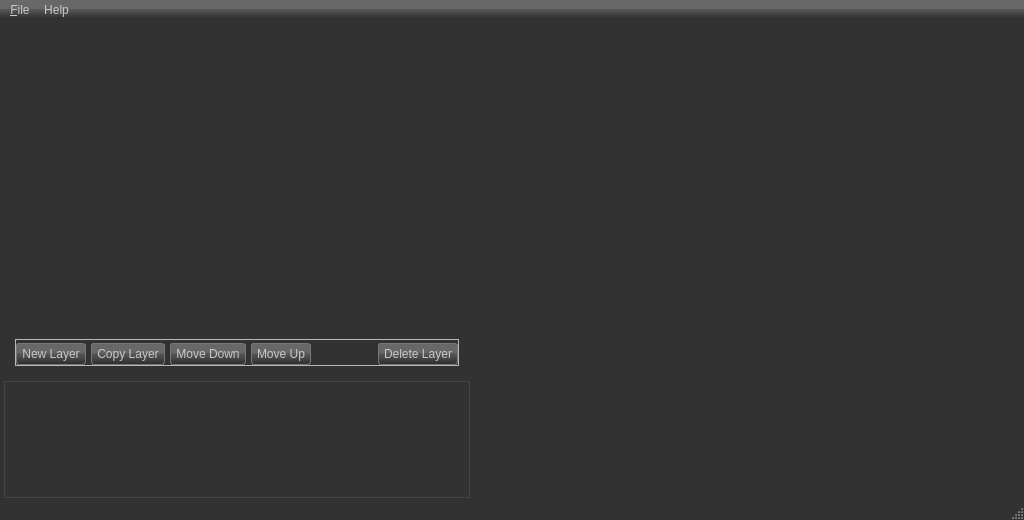
<?xml version="1.0" encoding="UTF-8"?>
<ui version="4.0">
 <author>Alex Peterson</author>
 <class>MainWindow</class>
 <widget class="QMainWindow" name="MainWindow">
  <property name="geometry">
   <rect>
    <x>0</x>
    <y>0</y>
    <width>1024</width>
    <height>520</height>
   </rect>
  </property>
  <property name="windowTitle">
   <string>Spacescape - untitled.xml*</string>
  </property>
  <property name="windowIcon">
   <iconset resource="Spacescape.qrc">
    <normaloff>:/spacescape/images/spacescape-logo.ico</normaloff>:/spacescape/images/spacescape-logo.ico</iconset>
  </property>
  <property name="styleSheet">
   <string notr="true">QMainWindow, QMenuBar, #centralWidget,  #centralWidget QSplitter::handle, QMenuBar QMenu, QMenuBar QMenu::item, QStatusBar {
color: rgb(200, 200, 200);
background-color: rgb(50, 50, 50);
}

QMenuBar {
background-color: qlineargradient(spread:pad, x1:0, y1:0, x2:0, y2:1, stop:0 rgba(104, 104, 104, 255), stop:0.464503 rgba(104, 104, 104, 255), stop:0.46856 rgba(90, 90, 90, 255), stop:1 rgba(45, 45, 45, 255));
}
QMenuBar::item {
background-color: qlineargradient(spread:pad, x1:0, y1:0, x2:0, y2:1, stop:0 rgba(104, 104, 104, 255), stop:0.464503 rgba(104, 104, 104, 255), stop:0.46856 rgba(90, 90, 90, 255), stop:1 rgba(45, 45, 45, 255));
}
QMenuBar::item:hover, QMenuBar::item:selected {
background-color: qlineargradient(spread:pad, x1:0, y1:0, x2:0, y2:1, stop:0 rgba(124, 124, 124, 255), stop:0.464503 rgba(124, 124, 124, 255), stop:0.46856 rgba(110, 110, 110, 255), stop:1 rgba(65, 65, 65, 255));
border:1px solid #777;
border-radius:2px;
}

QMenu::item {
padding:3px 15px;
border:1px solid #333;
border-radius:2px;
margin:0;
}
QMenu::item:hover,  QMenu::item:selected {
background-color: qlineargradient(spread:pad, x1:0, y1:0, x2:0, y2:1, stop:0 rgba(74,74, 74, 255), stop:0.464503 rgba(74,74,74, 255), stop:0.46856 rgba(60, 60,60, 255), stop:1 rgba(50, 50, 50, 255));
border:1px solid #555;
}

QMenu::separator {
background:#444;
height:2px;
margin:3px 0;
}
QMenu, #menu_File, #menu_Help {
padding:3px;
border:1px solid #333;
border-radius:2px;
margin:-1px;
}

#frame QPushButton {
background-color: qlineargradient(spread:pad, x1:0, y1:0, x2:0, y2:1, stop:0 rgba(104, 104, 104, 255), stop:0.464503 rgba(104, 104, 104, 255), stop:0.46856 rgba(90, 90, 90, 255), stop:1 rgba(45, 45, 45, 255));
         border:1px solid #777;
         border-radius: 3px;
padding:3px 5px;
text-align:center;
color: rgb(200, 200, 200);
}

#frame QPushButton:hover {
                        
background-color: qlineargradient(spread:pad, x1:0, y1:0, x2:0, y2:1, stop:0 rgba(114, 114, 114, 255), stop:0.464503 rgba(114, 114, 114, 255), stop:0.46856 rgba(100, 100, 100, 255), stop:1 rgba(55, 55, 55, 255));
color: rgb(210,210,210);
}
#frame QPushButton:pressed {
background-color: qlineargradient(spread:pad, x1:0, y1:0, x2:0, y2:1, stop:0 rgba(94,94, 94, 255), stop:0.464503 rgba(94,94, 94, 255), stop:0.46856 rgba(80, 80,80, 255), stop:1 rgba(35, 35, 35, 255));
color: rgb(210,210,210);
         border-color:#666;
}

#centralWidget QScrollBar {
background-color: rgb(50, 50, 50);
color: rgb(200, 200, 200);
border:1px solid #333;
margin:17px 0 17px 0;
}

#centralWidget QScrollBar::handle:vertical {
background-color: qlineargradient(spread:pad, x1:0, y1:0, x2:1, y2:0, stop:0 rgba(104, 104, 104, 255), stop:0.464503 rgba(104, 104, 104, 255), stop:0.46856 rgba(90, 90, 90, 255), stop:1 rgba(45, 45, 45, 255));
color: rgb(200, 200, 200);

                        border:1px solid #444;
border-radius:2px;
}
#centralWidget QScrollBar::handle:vertical:hover {
background-color: qlineargradient(spread:pad, x1:0, y1:0, x2:1, y2:0, stop:0 rgba(114, 114, 114, 255), stop:0.464503 rgba(114, 114, 114, 255), stop:0.46856 rgba(100, 100, 100, 255), stop:1 rgba(55, 55, 55, 255));
border:1px solid #555;
}
#centralWidget QScrollBar::handle:vertical:pressed {
background-color: qlineargradient(spread:pad, x1:0, y1:0, x2:1, y2:0, stop:0 rgba(94,94, 94, 255), stop:0.464503 rgba(94,94, 94, 255), stop:0.46856 rgba(80, 80,80, 255), stop:1 rgba(35, 35, 35, 255));
border:1px solid #555;
}

#centralWidget QScrollBar::add-line:vertical, #centralWidget QScrollBar::sub-line:vertical   {
background-color: rgb(50, 50, 50);
height: 15px;
subcontrol-position: bottom;
subcontrol-origin: margin;
border:1px solid #333;
border-radius:2px;
}
#centralWidget QScrollBar:hover QScrollBar::add-line:vertical, #centralWidget QScrollBar
                        :hover QScrollBar::sub-line:vertical  {
background-color: qlineargradient(spread:pad, x1:0, y1:0, x2:1, y2:0, stop:0 rgba(104, 104, 104, 255), stop:0.464503 rgba(104, 104, 104, 255), stop:0.46856 rgba(90, 90, 90, 255), stop:1 rgba(45, 45, 45, 255));
color: rgb(200, 200, 200);
border:1px solid #444;
border-radius:2px;
}

#centralWidget QScrollBar::sub-line:vertical {
 subcontrol-position: top;
}

#centralWidget  QScrollBar::add-line:vertical:hover,  #centralWidget QScrollBar::sub-line:vertical:hover  {
background-color: qlineargradient(spread:pad, x1:0, y1:0, x2:1, y2:0, stop:0 rgba(114, 114, 114, 255), stop:0.464503 rgba(114, 114, 114, 255), stop:0.46856 rgba(100, 100, 100, 255), stop:1 rgba(55, 55, 55, 255));
border:1px solid #555;
border-radius:2px;
}
#centralWidget QScrollBar::add-line:vertical:pressed,  #centralWidget QScrollBar::sub-line:vertical:pressed  {
background-color: qlineargradient(spread:pad, x1:0, y1:0, x2:1, y2:0, stop:0 rgba(
                        64,64, 64, 255), stop:0.464503 rgba(64,64,64, 255), stop:0.46856 rgba(50,50,50, 255), stop:1 rgba(40, 40, 40, 255));	
}

#centralWidget  QScrollBar::up-arrow:vertical, #centralWidget QScrollBar::down-arrow:vertical {
background:url(:/spacescape/images/bullet_arrow_up.png);
      width: 15px;
      height: 15px;
  }
#centralWidget QScrollBar::down-arrow:vertical {
background:url(:/spacescape/images/bullet_arrow_down.png);
}
#centralWidget  QScrollBar::add-page:vertical, QScrollBar::sub-page:vertical {
      background: none;
  }
#layerProperties QTreeView {
background-color: qlineargradient(spread:pad, x1:0, y1:0, x2:0, y2:1, stop:0 rgba(22, 22, 22, 255), stop:0.901366 rgba(67, 67, 67, 255), stop:0.960546 rgba(76, 76, 76, 255), stop:1 rgba(88, 88, 88, 255));
alternate-background-color: #1a1a1a;
border:1px solid #000;
color: rgb(200, 200, 200);
}
#helpText {
border:1px solid #444;
color:#999;
}</string>
  </property>
  <widget class="QWidget" name="centralWidget">
   <layout class="QHBoxLayout" name="horizontalLayout_2">
    <property name="leftMargin">
     <number>4</number>
    </property>
    <property name="topMargin">
     <number>0</number>
    </property>
    <property name="rightMargin">
     <number>0</number>
    </property>
    <property name="bottomMargin">
     <number>0</number>
    </property>
    <item>
     <widget class="QSplitter" name="splitter_2">
      <property name="orientation">
       <enum>Qt::Horizontal</enum>
      </property>
      <widget class="QSplitter" name="splitter">
       <property name="sizePolicy">
        <sizepolicy hsizetype="Preferred" vsizetype="Expanding">
         <horstretch>0</horstretch>
         <verstretch>0</verstretch>
        </sizepolicy>
       </property>
       <property name="orientation">
        <enum>Qt::Vertical</enum>
       </property>
       <widget class="QWidget" name="layoutWidget">
        <layout class="QVBoxLayout" name="verticalLayout">
         <property name="spacing">
          <number>0</number>
         </property>
         <item>
          <widget class="QtTreePropertyBrowser" name="layerProperties" native="true">
           <property name="sizePolicy">
            <sizepolicy hsizetype="Expanding" vsizetype="Expanding">
             <horstretch>0</horstretch>
             <verstretch>0</verstretch>
            </sizepolicy>
           </property>
           <property name="styleSheet">
            <string notr="true"/>
           </property>
           <property name="headerVisible" stdset="0">
            <bool>false</bool>
           </property>
           <property name="resizeMode" stdset="0">
            <string>ResizeToContents</string>
           </property>
          </widget>
         </item>
         <item>
          <widget class="QFrame" name="frame">
           <property name="sizePolicy">
            <sizepolicy hsizetype="Preferred" vsizetype="Preferred">
             <horstretch>0</horstretch>
             <verstretch>0</verstretch>
            </sizepolicy>
           </property>
           <property name="styleSheet">
            <string notr="true"/>
           </property>
           <property name="frameShape">
            <enum>QFrame::StyledPanel</enum>
           </property>
           <property name="frameShadow">
            <enum>QFrame::Raised</enum>
           </property>
           <layout class="QHBoxLayout" name="horizontalLayout">
            <property name="spacing">
             <number>5</number>
            </property>
            <property name="leftMargin">
             <number>0</number>
            </property>
            <property name="topMargin">
             <number>3</number>
            </property>
            <property name="rightMargin">
             <number>0</number>
            </property>
            <property name="bottomMargin">
             <number>0</number>
            </property>
            <item>
             <widget class="QPushButton" name="newLayer">
              <property name="statusTip">
               <string>Create a new layer</string>
              </property>
              <property name="styleSheet">
               <string notr="true"/>
              </property>
              <property name="text">
               <string>New Layer</string>
              </property>
              <property name="icon">
               <iconset resource="Spacescape.qrc">
                <normaloff>:/spacescape/images/page_white_add.png</normaloff>:/spacescape/images/page_white_add.png</iconset>
              </property>
             </widget>
            </item>
            <item>
             <widget class="QPushButton" name="copyLayer">
              <property name="statusTip">
               <string>Copy the selected layer</string>
              </property>
              <property name="text">
               <string>Copy Layer</string>
              </property>
              <property name="icon">
               <iconset resource="Spacescape.qrc">
                <normaloff>:/spacescape/images/page_white_copy.png</normaloff>:/spacescape/images/page_white_copy.png</iconset>
              </property>
             </widget>
            </item>
            <item>
             <widget class="QPushButton" name="moveLayerDown">
              <property name="statusTip">
               <string>Move the selected layer down</string>
              </property>
              <property name="text">
               <string>Move Down</string>
              </property>
              <property name="icon">
               <iconset resource="Spacescape.qrc">
                <normaloff>:/spacescape/images/page_white_put.png</normaloff>:/spacescape/images/page_white_put.png</iconset>
              </property>
             </widget>
            </item>
            <item>
             <widget class="QPushButton" name="moveLayerUp">
              <property name="statusTip">
               <string>Move the selected layer up</string>
              </property>
              <property name="text">
               <string>Move Up</string>
              </property>
              <property name="icon">
               <iconset resource="Spacescape.qrc">
                <normaloff>:/spacescape/images/page_white_get.png</normaloff>:/spacescape/images/page_white_get.png</iconset>
              </property>
             </widget>
            </item>
            <item>
             <spacer name="horizontalSpacer">
              <property name="orientation">
               <enum>Qt::Horizontal</enum>
              </property>
              <property name="sizeHint" stdset="0">
               <size>
                <width>62</width>
                <height>20</height>
               </size>
              </property>
             </spacer>
            </item>
            <item>
             <widget class="QPushButton" name="deleteLayer">
              <property name="statusTip">
               <string>Delete the selected layer</string>
              </property>
              <property name="text">
               <string>Delete Layer</string>
              </property>
              <property name="icon">
               <iconset resource="Spacescape.qrc">
                <normaloff>:/spacescape/images/page_white_delete.png</normaloff>:/spacescape/images/page_white_delete.png</iconset>
              </property>
             </widget>
            </item>
           </layout>
          </widget>
         </item>
        </layout>
       </widget>
       <widget class="QLabel" name="helpText">
        <property name="sizePolicy">
         <sizepolicy hsizetype="Preferred" vsizetype="MinimumExpanding">
          <horstretch>0</horstretch>
          <verstretch>0</verstretch>
         </sizepolicy>
        </property>
        <property name="maximumSize">
         <size>
          <width>16777215</width>
          <height>16777215</height>
         </size>
        </property>
        <property name="frameShape">
         <enum>QFrame::StyledPanel</enum>
        </property>
        <property name="text">
         <string/>
        </property>
        <property name="alignment">
         <set>Qt::AlignLeading|Qt::AlignLeft|Qt::AlignTop</set>
        </property>
        <property name="wordWrap">
         <bool>true</bool>
        </property>
        <property name="indent">
         <number>2</number>
        </property>
       </widget>
      </widget>
      <widget class="TestWidget" name="ogreWindow" native="true">
       <property name="sizePolicy">
        <sizepolicy hsizetype="Preferred" vsizetype="Expanding">
         <horstretch>100</horstretch>
         <verstretch>0</verstretch>
        </sizepolicy>
       </property>
       <property name="minimumSize">
        <size>
         <width>256</width>
         <height>256</height>
        </size>
       </property>
       <property name="backgroundColor" stdset="0">
        <color>
         <red>0</red>
         <green>0</green>
         <blue>0</blue>
        </color>
       </property>
      </widget>
     </widget>
    </item>
   </layout>
  </widget>
  <widget class="QMenuBar" name="menuBar">
   <property name="geometry">
    <rect>
     <x>0</x>
     <y>0</y>
     <width>1024</width>
     <height>21</height>
    </rect>
   </property>
   <property name="styleSheet">
    <string notr="true"/>
   </property>
   <widget class="QMenu" name="menu_File">
    <property name="title">
     <string>&amp;File</string>
    </property>
    <addaction name="actionNew"/>
    <addaction name="action_Open"/>
    <addaction name="separator"/>
    <addaction name="action_Save"/>
    <addaction name="actionSave_as"/>
    <addaction name="actionExport"/>
    <addaction name="separator"/>
    <addaction name="actionE_xit"/>
   </widget>
   <widget class="QMenu" name="menuHelp">
    <property name="title">
     <string>Help</string>
    </property>
    <addaction name="actionAbout"/>
   </widget>
   <addaction name="menu_File"/>
   <addaction name="menuHelp"/>
  </widget>
  <widget class="QStatusBar" name="statusBar"/>
  <action name="action_Open">
   <property name="text">
    <string>&amp;Open</string>
   </property>
   <property name="statusTip">
    <string>Open a file</string>
   </property>
   <property name="shortcut">
    <string>Ctrl+O</string>
   </property>
  </action>
  <action name="action_Save">
   <property name="text">
    <string>&amp;Save</string>
   </property>
   <property name="shortcut">
    <string>Ctrl+S</string>
   </property>
  </action>
  <action name="actionSave_as">
   <property name="text">
    <string>S&amp;ave as...</string>
   </property>
  </action>
  <action name="actionAbout">
   <property name="text">
    <string>About Spacescape</string>
   </property>
  </action>
  <action name="actionE_xit">
   <property name="text">
    <string>E&amp;xit</string>
   </property>
  </action>
  <action name="actionNew">
   <property name="icon">
    <iconset>
     <normaloff>images/page_white_add.png</normaloff>images/page_white_add.png</iconset>
   </property>
   <property name="text">
    <string>&amp;New</string>
   </property>
   <property name="statusTip">
    <string>Clear the scene and start over.</string>
   </property>
   <property name="shortcut">
    <string>Ctrl+N</string>
   </property>
  </action>
  <action name="actionExport">
   <property name="text">
    <string>Export</string>
   </property>
   <property name="statusTip">
    <string>Export scene to six images for a skybox</string>
   </property>
   <property name="shortcut">
    <string>Ctrl+E</string>
   </property>
  </action>
 </widget>
 <layoutdefault spacing="6" margin="11"/>
 <customwidgets>
  <customwidget>
   <class>QtTreePropertyBrowser</class>
   <extends>QWidget</extends>
   <header>QtTreePropertyBrowser.h</header>
   <container>1</container>
  </customwidget>
  <customwidget>
   <class>TestWidget</class>
   <extends>QWidget</extends>
   <header>TestWidget.h</header>
   <container>1</container>
  </customwidget>
 </customwidgets>
 <resources>
  <include location="Spacescape.qrc"/>
 </resources>
 <connections>
  <connection>
   <sender>actionE_xit</sender>
   <signal>triggered()</signal>
   <receiver>MainWindow</receiver>
   <slot>close()</slot>
   <hints>
    <hint type="sourcelabel">
     <x>-1</x>
     <y>-1</y>
    </hint>
    <hint type="destinationlabel">
     <x>299</x>
     <y>199</y>
    </hint>
   </hints>
  </connection>
  <connection>
   <sender>actionExport</sender>
   <signal>triggered()</signal>
   <receiver>MainWindow</receiver>
   <slot>onExport()</slot>
   <hints>
    <hint type="sourcelabel">
     <x>-1</x>
     <y>-1</y>
    </hint>
    <hint type="destinationlabel">
     <x>511</x>
     <y>259</y>
    </hint>
   </hints>
  </connection>
  <connection>
   <sender>actionNew</sender>
   <signal>triggered()</signal>
   <receiver>MainWindow</receiver>
   <slot>onNewFile()</slot>
   <hints>
    <hint type="sourcelabel">
     <x>-1</x>
     <y>-1</y>
    </hint>
    <hint type="destinationlabel">
     <x>511</x>
     <y>259</y>
    </hint>
   </hints>
  </connection>
  <connection>
   <sender>newLayer</sender>
   <signal>clicked()</signal>
   <receiver>MainWindow</receiver>
   <slot>onNewLayerClicked()</slot>
   <hints>
    <hint type="sourcelabel">
     <x>47</x>
     <y>341</y>
    </hint>
    <hint type="destinationlabel">
     <x>511</x>
     <y>259</y>
    </hint>
   </hints>
  </connection>
  <connection>
   <sender>copyLayer</sender>
   <signal>clicked()</signal>
   <receiver>MainWindow</receiver>
   <slot>onCopyLayerClicked()</slot>
   <hints>
    <hint type="sourcelabel">
     <x>137</x>
     <y>341</y>
    </hint>
    <hint type="destinationlabel">
     <x>511</x>
     <y>259</y>
    </hint>
   </hints>
  </connection>
  <connection>
   <sender>moveLayerDown</sender>
   <signal>clicked()</signal>
   <receiver>MainWindow</receiver>
   <slot>onMoveLayerDown()</slot>
   <hints>
    <hint type="sourcelabel">
     <x>229</x>
     <y>341</y>
    </hint>
    <hint type="destinationlabel">
     <x>511</x>
     <y>259</y>
    </hint>
   </hints>
  </connection>
  <connection>
   <sender>moveLayerUp</sender>
   <signal>clicked()</signal>
   <receiver>MainWindow</receiver>
   <slot>onMoveLayerUp()</slot>
   <hints>
    <hint type="sourcelabel">
     <x>315</x>
     <y>341</y>
    </hint>
    <hint type="destinationlabel">
     <x>511</x>
     <y>259</y>
    </hint>
   </hints>
  </connection>
  <connection>
   <sender>deleteLayer</sender>
   <signal>clicked()</signal>
   <receiver>MainWindow</receiver>
   <slot>onDeleteLayerClicked()</slot>
   <hints>
    <hint type="sourcelabel">
     <x>409</x>
     <y>341</y>
    </hint>
    <hint type="destinationlabel">
     <x>511</x>
     <y>259</y>
    </hint>
   </hints>
  </connection>
 </connections>
 <slots>
  <slot>onExport()</slot>
  <slot>onNewFile()</slot>
  <slot>onNewLayerClicked()</slot>
  <slot>onCopyLayerClicked()</slot>
  <slot>onMoveLayerUp()</slot>
  <slot>onMoveLayerDown()</slot>
  <slot>onDeleteLayerClicked()</slot>
 </slots>
</ui>
